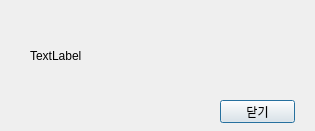
<?xml version="1.0" encoding="UTF-8"?>
<ui version="4.0">
 <class>Dialog</class>
 <widget class="QDialog" name="Dialog">
  <property name="geometry">
   <rect>
    <x>0</x>
    <y>0</y>
    <width>315</width>
    <height>131</height>
   </rect>
  </property>
  <property name="windowTitle">
   <string>Dialog</string>
  </property>
  <widget class="QLabel" name="CertificateStatusView">
   <property name="geometry">
    <rect>
     <x>30</x>
     <y>20</y>
     <width>261</width>
     <height>71</height>
    </rect>
   </property>
   <property name="text">
    <string>TextLabel</string>
   </property>
  </widget>
  <widget class="QPushButton" name="CertificateSuccessEixt">
   <property name="geometry">
    <rect>
     <x>220</x>
     <y>100</y>
     <width>75</width>
     <height>23</height>
    </rect>
   </property>
   <property name="text">
    <string>닫기</string>
   </property>
  </widget>
 </widget>
 <resources/>
 <connections/>
</ui>
